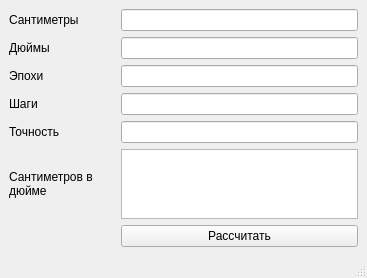
<?xml version="1.0" encoding="UTF-8"?>
<ui version="4.0">
 <class>MainWindow</class>
 <widget class="QMainWindow" name="MainWindow">
  <property name="geometry">
   <rect>
    <x>0</x>
    <y>0</y>
    <width>367</width>
    <height>248</height>
   </rect>
  </property>
  <property name="windowTitle">
   <string>Нейросеть</string>
  </property>
  <widget class="QWidget" name="centralwidget">
   <layout class="QGridLayout" name="gridLayout">
    <item row="5" column="1">
     <widget class="QTextEdit" name="textEdit"/>
    </item>
    <item row="2" column="1">
     <widget class="QLineEdit" name="lineEdit"/>
    </item>
    <item row="0" column="1">
     <widget class="QLineEdit" name="lineEdit_4"/>
    </item>
    <item row="3" column="0">
     <widget class="QLabel" name="label_2">
      <property name="text">
       <string>Шаги</string>
      </property>
     </widget>
    </item>
    <item row="5" column="0">
     <widget class="QLabel" name="label_4">
      <property name="text">
       <string>Сантиметров в дюйме</string>
      </property>
      <property name="wordWrap">
       <bool>true</bool>
      </property>
     </widget>
    </item>
    <item row="0" column="0">
     <widget class="QLabel" name="label_5">
      <property name="text">
       <string>Сантиметры</string>
      </property>
     </widget>
    </item>
    <item row="4" column="0">
     <widget class="QLabel" name="label_3">
      <property name="text">
       <string>Точность</string>
      </property>
     </widget>
    </item>
    <item row="3" column="1">
     <widget class="QLineEdit" name="lineEdit_2"/>
    </item>
    <item row="4" column="1">
     <widget class="QLineEdit" name="lineEdit_3"/>
    </item>
    <item row="6" column="1">
     <widget class="QPushButton" name="pushButton">
      <property name="text">
       <string>Рассчитать</string>
      </property>
     </widget>
    </item>
    <item row="2" column="0">
     <widget class="QLabel" name="label">
      <property name="text">
       <string>Эпохи</string>
      </property>
     </widget>
    </item>
    <item row="1" column="1">
     <widget class="QLineEdit" name="lineEdit_5"/>
    </item>
    <item row="1" column="0">
     <widget class="QLabel" name="label_6">
      <property name="text">
       <string>Дюймы</string>
      </property>
     </widget>
    </item>
   </layout>
  </widget>
  <widget class="QStatusBar" name="statusbar"/>
 </widget>
 <resources/>
 <connections/>
</ui>
